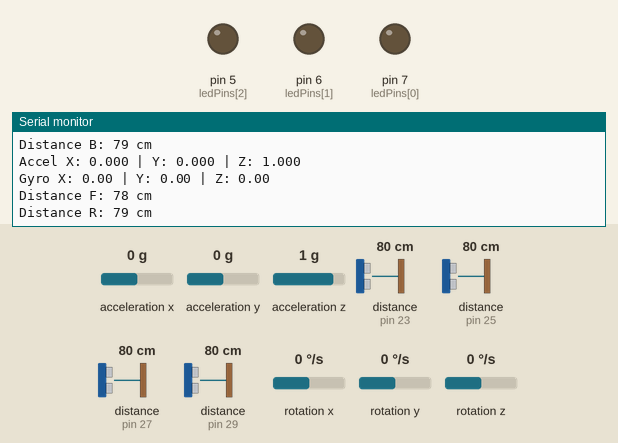
The sketch below on a simulated Arduino Mega 2560, built with avr-gcc and run on an emulated ATmega2560. Parts: output pins drawn as LEDs (lit = HIGH), the last lines printed to the serial monitor. Wiring (inferred from the names in the program): 4 × ultrasonic range finder: trigger pin 22, echo pin 23 / trigger pin 24, echo pin 25 / trigger pin 26, echo pin 27 / trigger pin 28, echo pin 29; MPU-6050 motion sensor at I2C address 0x68. The test bench sets the inputs (shaded band); at power-on: distance to the obstacle (sensors on pin 23, pin 25, pin 27, pin 29) 80 cm, acceleration x 0 g, acceleration y 0 g, acceleration z 1 g, rotation x 0 °/s, rotation y 0 °/s, rotation z 0 °/s. The echo pulse lasts 58.3 µs per cm; pins used as bus, display or sensor lines are not drawn.

Above: at 1.2 s.
1.3 s: distance to the obstacle (sensor on pin 23) set to 2 cm
At 1.8 s:
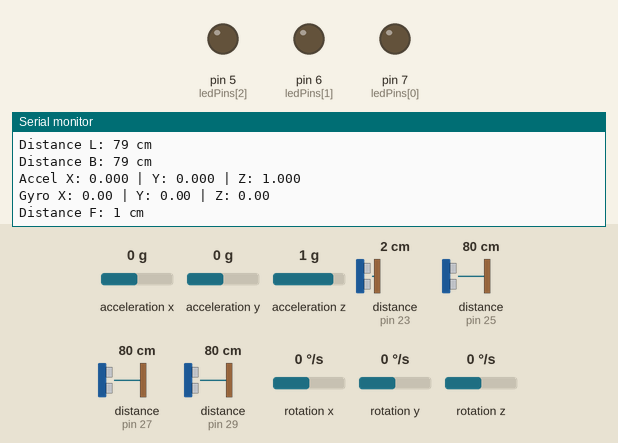
4.3 s: acceleration x set to -1.4 g
At 4.45 s:
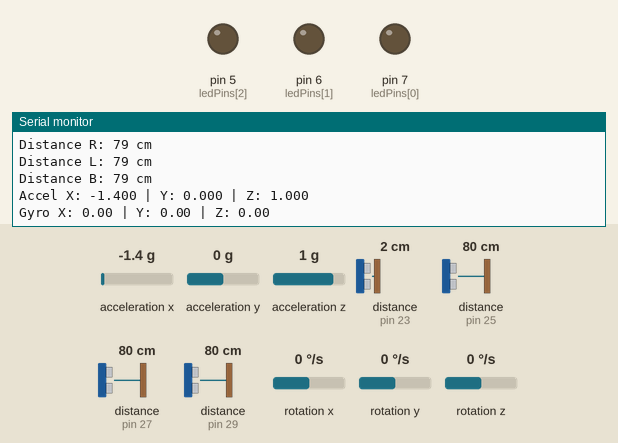
7.3 s: distance to the obstacle (sensor on pin 25) set to 2 cm
10.3 s: distance to the obstacle (sensor on pin 27) set to 2 cm
13.3 s: distance to the obstacle (sensor on pin 29) set to 2 cm
At 13.66 s:
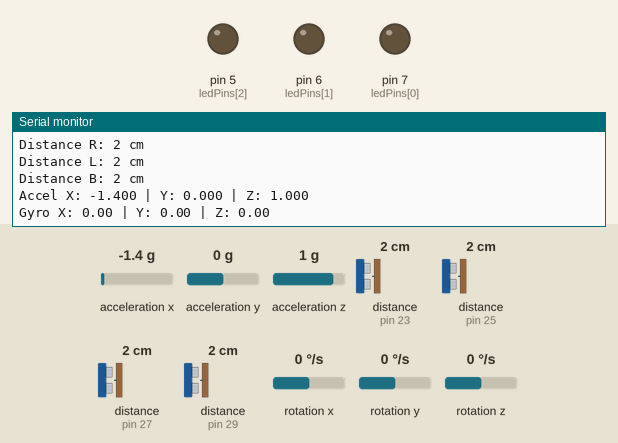
16.3 s: acceleration y set to -1.4 g
At 16.5 s:
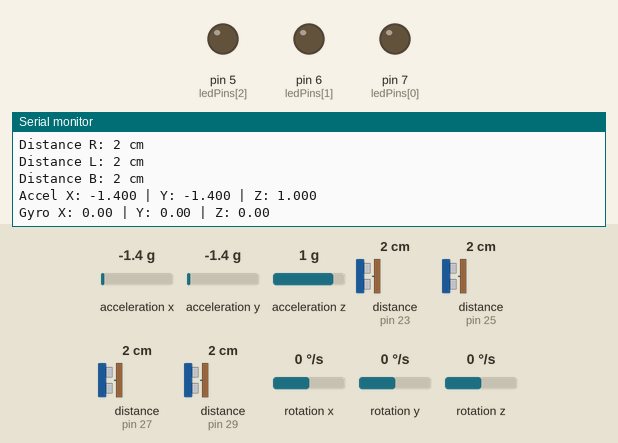

The sketch:

Sonar_Gyro.ino
```cpp
#include <Wire.h>

// MPU-6050 I2C address
const int MPU_ADDR = 0x68;  // Default I2C address for MPU-6050

// Raw sensor data variables
int16_t accelX, accelY, accelZ;
int16_t gyroX, gyroY, gyroZ;

// Pin definitions for sonar sensors
const int trigPins[4] = {22, 24, 26, 28};  // Trig pins for Front, Back, Left, Right
const int echoPins[4] = {23, 25, 27, 29};  // Echo pins for Front, Back, Left, Right

// Pin definitions for LEDs
const int ledPins[3] = {7, 6, 5};  // LED pins for up/down, left/right, forward/backward

// Sonar directions
const char* directions[4] = {"F", "R", "L", "B"};  // F = Front, R = Right, L = Left, B = Back

int distances[4];  // Array to store distances

void setup() {
  Serial.begin(9600);  // Initialize UART for serial communication
  Wire.begin();        // Initialize I2C

  // Set up sonar pins
  for (int i = 0; i < 4; i++) {
    pinMode(trigPins[i], OUTPUT);
    pinMode(echoPins[i], INPUT);
  }

  // Set up LED pins
  for (int i = 0; i < 3; i++) {
    pinMode(ledPins[i], OUTPUT);
  }

  // Initialize MPU-6050
  Wire.beginTransmission(MPU_ADDR);
  Wire.write(0x6B);  // Power management register
  Wire.write(0);     // Wake the MPU-6050 up
  Wire.endTransmission();

  Serial.println("MPU-6050 and Sonar Initialized");
}

void loop() {
  // Read gyro and accelerometer data
  readAccelGyro();

  // Record distances from sonar sensors
  recordDistances();

  // Send all data over UART
  sendData();

  // Output data and control LEDs based on movement
  //Output();

  delay(100);  // Delay before next reading
}

// Function to read accelerometer and gyroscope data
void readAccelGyro() {
  Wire.beginTransmission(MPU_ADDR);
  Wire.write(0x3B);  // Starting register for accelerometer data
  Wire.endTransmission(false);
  Wire.requestFrom(MPU_ADDR, 14, true);  // Request 14 bytes for accel and gyro

  // Read accelerometer data
  accelX = Wire.read() << 8 | Wire.read();
  accelY = Wire.read() << 8 | Wire.read();
  accelZ = Wire.read() << 8 | Wire.read();

  // Skip temperature data (two bytes)
  Wire.read();
  Wire.read();

  // Read gyroscope data
  gyroX = Wire.read() << 8 | Wire.read();
  gyroY = Wire.read() << 8 | Wire.read();
  gyroZ = Wire.read() << 8 | Wire.read();
}

// Function to record distances from each sonar sensor
void recordDistances() {
  for (int i = 0; i < 4; i++) {
    distances[i] = measureDistance(trigPins[i], echoPins[i]);
  }
}

// Function to send both gyro and sonar data over UART
void sendData() {
  // Send accelerometer data (scaled to g)
  float accelX_g = accelX / 16384.0;  // Convert to g
  float accelY_g = accelY / 16384.0;
  float accelZ_g = accelZ / 16384.0;
  Serial.print("Accel X: "); Serial.print(accelX_g, 3);  // Print with 3 decimal places
  Serial.print(" | Y: "); Serial.print(accelY_g, 3);
  Serial.print(" | Z: "); Serial.println(accelZ_g, 3);

  // Send gyroscope data (scaled to degrees per second)
  float gyroX_dps = gyroX / 131.0;  // Convert to degrees per second
  float gyroY_dps = gyroY / 131.0;
  float gyroZ_dps = gyroZ / 131.0;
  Serial.print("Gyro X: "); Serial.print(gyroX_dps, 2);  // Print with 2 decimal places
  Serial.print(" | Y: "); Serial.print(gyroY_dps, 2);
  Serial.print(" | Z: "); Serial.println(gyroZ_dps, 2);

  // Send distances from sonar sensors with labels F, R, L, B
  for (int i = 0; i < 4; i++) {
    Serial.print("Distance ");
    Serial.print(directions[i]);
    Serial.print(": ");
    Serial.print(distances[i]);  // Send the distance value
    Serial.println(" cm");
  }

  Serial.println();  // Blank line for readability
}

// Function to measure distance using a sonar sensor
int measureDistance(int trigPin, int echoPin) {
  digitalWrite(trigPin, LOW);
  delayMicroseconds(2);
  digitalWrite(trigPin, HIGH);
  delayMicroseconds(10);
  digitalWrite(trigPin, LOW);

  long duration = pulseIn(echoPin, HIGH);
  int distance = duration * 0.034 / 2;  // Convert duration to cm
  return distance;
}

// Output function to control LEDs based on movement direction
void Output() {
  // Control LED for up/down movement (based on accelZ)
  if (accelZ > 2000) {  // Threshold for upward movement (adjust as needed)
    digitalWrite(ledPins[0], HIGH);  // Turn on Up/Down LED
  } else if (accelZ < -2000) {  // Threshold for downward movement (adjust as needed)
    digitalWrite(ledPins[0], HIGH);  // Turn on Up/Down LED
  } else {
    digitalWrite(ledPins[0], LOW);  // Turn off Up/Down LED
  }

  // Control LED for left/right movement (based on accelX)
  if (accelX > 2000) {  // Threshold for right movement (adjust as needed)
    digitalWrite(ledPins[1], HIGH);  // Turn on Left/Right LED
  } else if (accelX < -2000) {  // Threshold for left movement (adjust as needed)
    digitalWrite(ledPins[1], HIGH);  // Turn on Left/Right LED
  } else {
    digitalWrite(ledPins[1], LOW);  // Turn off Left/Right LED
  }

  // Control LED for forward/backward movement (based on accelY)
  if (accelY > 2000) {  // Threshold for forward movement (adjust as needed)
    digitalWrite(ledPins[2], HIGH);  // Turn on Forward/Backward LED
  } else if (accelY < -2000) {  // Threshold for backward movement (adjust as needed)
    digitalWrite(ledPins[2], HIGH);  // Turn on Forward/Backward LED
  } else {
    digitalWrite(ledPins[2], LOW);  // Turn off Forward/Backward LED
  }
}
```

Measured:
- after the input at 1.3 s, the serial monitor: prints a new line after 0.28 s (image 1)
- after the input at 4.3 s, the serial monitor: prints a new line after 0.08 s (image 2)
- after the input at 13.3 s, the serial monitor: prints a new line after 0.23 s (image 3)
- after the input at 16.3 s, the serial monitor: prints a new line after 0.14 s (image 4)
